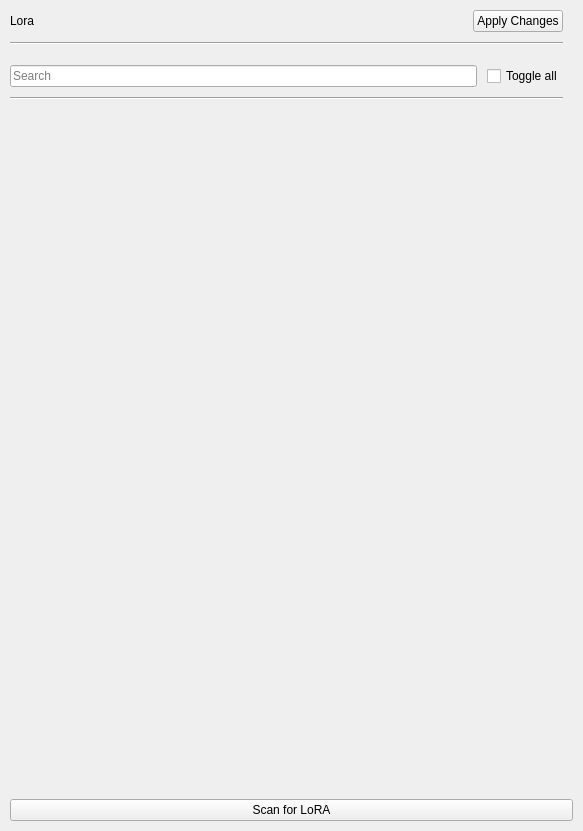
<?xml version="1.0" encoding="UTF-8"?>
<ui version="4.0">
 <class>lora_container</class>
 <widget class="QWidget" name="lora_container">
  <property name="geometry">
   <rect>
    <x>0</x>
    <y>0</y>
    <width>583</width>
    <height>831</height>
   </rect>
  </property>
  <property name="windowTitle">
   <string>Form</string>
  </property>
  <layout class="QGridLayout" name="gridLayout">
   <property name="leftMargin">
    <number>10</number>
   </property>
   <property name="topMargin">
    <number>10</number>
   </property>
   <property name="rightMargin">
    <number>10</number>
   </property>
   <property name="bottomMargin">
    <number>10</number>
   </property>
   <property name="horizontalSpacing">
    <number>0</number>
   </property>
   <property name="verticalSpacing">
    <number>10</number>
   </property>
   <item row="8" column="0">
    <widget class="QPushButton" name="pushButton">
     <property name="text">
      <string>Scan for LoRA</string>
     </property>
    </widget>
   </item>
   <item row="7" column="0">
    <widget class="QScrollArea" name="lora_scroll_area">
     <property name="font">
      <font>
       <pointsize>9</pointsize>
      </font>
     </property>
     <property name="frameShape">
      <enum>QFrame::Shape::NoFrame</enum>
     </property>
     <property name="frameShadow">
      <enum>QFrame::Shadow::Plain</enum>
     </property>
     <property name="widgetResizable">
      <bool>true</bool>
     </property>
     <widget class="QWidget" name="scrollAreaWidgetContents">
      <property name="geometry">
       <rect>
        <x>0</x>
        <y>0</y>
        <width>563</width>
        <height>652</height>
       </rect>
      </property>
      <layout class="QGridLayout" name="gridLayout_2">
       <property name="leftMargin">
        <number>0</number>
       </property>
       <property name="topMargin">
        <number>0</number>
       </property>
       <property name="rightMargin">
        <number>10</number>
       </property>
       <property name="bottomMargin">
        <number>0</number>
       </property>
       <property name="horizontalSpacing">
        <number>0</number>
       </property>
       <property name="verticalSpacing">
        <number>10</number>
       </property>
      </layout>
     </widget>
    </widget>
   </item>
   <item row="2" column="0">
    <layout class="QVBoxLayout" name="verticalLayout">
     <property name="spacing">
      <number>10</number>
     </property>
     <property name="leftMargin">
      <number>0</number>
     </property>
     <property name="topMargin">
      <number>0</number>
     </property>
     <property name="rightMargin">
      <number>10</number>
     </property>
     <property name="bottomMargin">
      <number>10</number>
     </property>
     <item>
      <layout class="QHBoxLayout" name="horizontalLayout_2">
       <property name="rightMargin">
        <number>0</number>
       </property>
       <item>
        <widget class="QLabel" name="label">
         <property name="font">
          <font>
           <bold>false</bold>
          </font>
         </property>
         <property name="text">
          <string>Lora</string>
         </property>
        </widget>
       </item>
       <item>
        <spacer name="horizontalSpacer">
         <property name="orientation">
          <enum>Qt::Orientation::Horizontal</enum>
         </property>
         <property name="sizeHint" stdset="0">
          <size>
           <width>40</width>
           <height>20</height>
          </size>
         </property>
        </spacer>
       </item>
       <item>
        <widget class="LoadingWidget" name="loading_icon" native="true">
         <property name="sizePolicy">
          <sizepolicy hsizetype="Preferred" vsizetype="Preferred">
           <horstretch>0</horstretch>
           <verstretch>0</verstretch>
          </sizepolicy>
         </property>
         <property name="minimumSize">
          <size>
           <width>0</width>
           <height>0</height>
          </size>
         </property>
        </widget>
       </item>
       <item>
        <widget class="QPushButton" name="apply_lora_button">
         <property name="text">
          <string>Apply Changes</string>
         </property>
        </widget>
       </item>
      </layout>
     </item>
     <item>
      <widget class="Line" name="line">
       <property name="orientation">
        <enum>Qt::Orientation::Horizontal</enum>
       </property>
      </widget>
     </item>
     <item>
      <widget class="SliderWidget" name="lora_scale_slider" native="true">
       <property name="sizePolicy">
        <sizepolicy hsizetype="Preferred" vsizetype="Preferred">
         <horstretch>0</horstretch>
         <verstretch>0</verstretch>
        </sizepolicy>
       </property>
       <property name="minimumSize">
        <size>
         <width>0</width>
         <height>0</height>
        </size>
       </property>
       <property name="slider_minimum" stdset="0">
        <number>0</number>
       </property>
       <property name="slider_maximum" stdset="0">
        <number>100</number>
       </property>
       <property name="spinbox_minimum" stdset="0">
        <double>0.000000000000000</double>
       </property>
       <property name="spinbox_maximum" stdset="0">
        <double>1.000000000000000</double>
       </property>
       <property name="display_as_float" stdset="0">
        <bool>true</bool>
       </property>
       <property name="settings_property" stdset="0">
        <string>generator_settings.lora_scale</string>
       </property>
       <property name="slider_single_step" stdset="0">
        <number>1</number>
       </property>
       <property name="slider_page_step" stdset="0">
        <number>5</number>
       </property>
       <property name="spinbox_single_step" stdset="0">
        <double>0.010000000000000</double>
       </property>
       <property name="spinbox_page_step" stdset="0">
        <double>0.100000000000000</double>
       </property>
       <property name="label_text" stdset="0">
        <string>Scale</string>
       </property>
      </widget>
     </item>
     <item>
      <layout class="QHBoxLayout" name="horizontalLayout">
       <property name="spacing">
        <number>10</number>
       </property>
       <property name="leftMargin">
        <number>0</number>
       </property>
       <property name="rightMargin">
        <number>0</number>
       </property>
       <item>
        <widget class="QLineEdit" name="lineEdit">
         <property name="placeholderText">
          <string>Search</string>
         </property>
        </widget>
       </item>
       <item>
        <widget class="QCheckBox" name="toggleAllLora">
         <property name="font">
          <font>
           <pointsize>9</pointsize>
          </font>
         </property>
         <property name="text">
          <string>Toggle all</string>
         </property>
         <property name="checked">
          <bool>false</bool>
         </property>
         <property name="tristate">
          <bool>false</bool>
         </property>
        </widget>
       </item>
      </layout>
     </item>
     <item>
      <widget class="Line" name="line_2">
       <property name="orientation">
        <enum>Qt::Orientation::Horizontal</enum>
       </property>
      </widget>
     </item>
    </layout>
   </item>
  </layout>
 </widget>
 <customwidgets>
  <customwidget>
   <class>SliderWidget</class>
   <extends>QWidget</extends>
   <header>airunner/gui/widgets/slider/slider_widget</header>
   <container>1</container>
  </customwidget>
  <customwidget>
   <class>LoadingWidget</class>
   <extends>QWidget</extends>
   <header>airunner/components/llm/gui/widgets/loading_widget</header>
   <container>1</container>
  </customwidget>
 </customwidgets>
 <resources/>
 <connections>
  <connection>
   <sender>toggleAllLora</sender>
   <signal>toggled(bool)</signal>
   <receiver>lora_container</receiver>
   <slot>toggle_all(bool)</slot>
   <hints>
    <hint type="sourcelabel">
     <x>562</x>
     <y>91</y>
    </hint>
    <hint type="destinationlabel">
     <x>52</x>
     <y>-11</y>
    </hint>
   </hints>
  </connection>
  <connection>
   <sender>lineEdit</sender>
   <signal>textEdited(QString)</signal>
   <receiver>lora_container</receiver>
   <slot>search_text_changed(QString)</slot>
   <hints>
    <hint type="sourcelabel">
     <x>192</x>
     <y>92</y>
    </hint>
    <hint type="destinationlabel">
     <x>277</x>
     <y>-18</y>
    </hint>
   </hints>
  </connection>
  <connection>
   <sender>pushButton</sender>
   <signal>clicked()</signal>
   <receiver>lora_container</receiver>
   <slot>scan_for_lora()</slot>
   <hints>
    <hint type="sourcelabel">
     <x>399</x>
     <y>830</y>
    </hint>
    <hint type="destinationlabel">
     <x>486</x>
     <y>-1</y>
    </hint>
   </hints>
  </connection>
  <connection>
   <sender>apply_lora_button</sender>
   <signal>clicked()</signal>
   <receiver>lora_container</receiver>
   <slot>apply_lora()</slot>
   <hints>
    <hint type="sourcelabel">
     <x>532</x>
     <y>17</y>
    </hint>
    <hint type="destinationlabel">
     <x>474</x>
     <y>-7</y>
    </hint>
   </hints>
  </connection>
 </connections>
 <slots>
  <slot>toggle_all(bool)</slot>
  <slot>search_text_changed(QString)</slot>
  <slot>scan_for_lora()</slot>
  <slot>apply_lora()</slot>
 </slots>
</ui>
